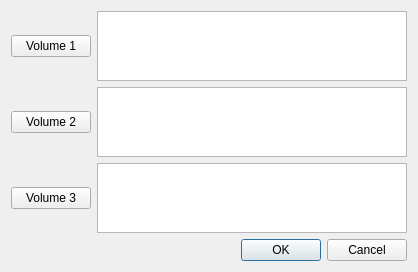
<?xml version="1.0" encoding="UTF-8"?>
<ui version="4.0">
 <class>Load3VolumesDialog</class>
 <widget class="QDialog" name="Load3VolumesDialog">
  <property name="geometry">
   <rect>
    <x>0</x>
    <y>0</y>
    <width>418</width>
    <height>271</height>
   </rect>
  </property>
  <property name="windowTitle">
   <string>Load 3 Volumes</string>
  </property>
  <layout class="QGridLayout" name="gridLayout">
   <item row="0" column="1">
    <widget class="QListWidget" name="volList1"/>
   </item>
   <item row="1" column="0">
    <widget class="QPushButton" name="volButton2">
     <property name="text">
      <string>Volume 2</string>
     </property>
    </widget>
   </item>
   <item row="0" column="0">
    <widget class="QPushButton" name="volButton1">
     <property name="text">
      <string>Volume 1</string>
     </property>
    </widget>
   </item>
   <item row="1" column="1">
    <widget class="QListWidget" name="volList2"/>
   </item>
   <item row="2" column="0">
    <widget class="QPushButton" name="volButton3">
     <property name="text">
      <string>Volume 3</string>
     </property>
    </widget>
   </item>
   <item row="2" column="1">
    <widget class="QListWidget" name="volList3"/>
   </item>
   <item row="4" column="0" colspan="2">
    <widget class="QDialogButtonBox" name="buttonBox">
     <property name="orientation">
      <enum>Qt::Horizontal</enum>
     </property>
     <property name="standardButtons">
      <set>QDialogButtonBox::Cancel|QDialogButtonBox::Ok</set>
     </property>
    </widget>
   </item>
  </layout>
 </widget>
 <resources/>
 <connections>
  <connection>
   <sender>buttonBox</sender>
   <signal>accepted()</signal>
   <receiver>Load3VolumesDialog</receiver>
   <slot>accept()</slot>
   <hints>
    <hint type="sourcelabel">
     <x>248</x>
     <y>254</y>
    </hint>
    <hint type="destinationlabel">
     <x>157</x>
     <y>274</y>
    </hint>
   </hints>
  </connection>
  <connection>
   <sender>buttonBox</sender>
   <signal>rejected()</signal>
   <receiver>Load3VolumesDialog</receiver>
   <slot>reject()</slot>
   <hints>
    <hint type="sourcelabel">
     <x>316</x>
     <y>260</y>
    </hint>
    <hint type="destinationlabel">
     <x>286</x>
     <y>274</y>
    </hint>
   </hints>
  </connection>
 </connections>
</ui>
